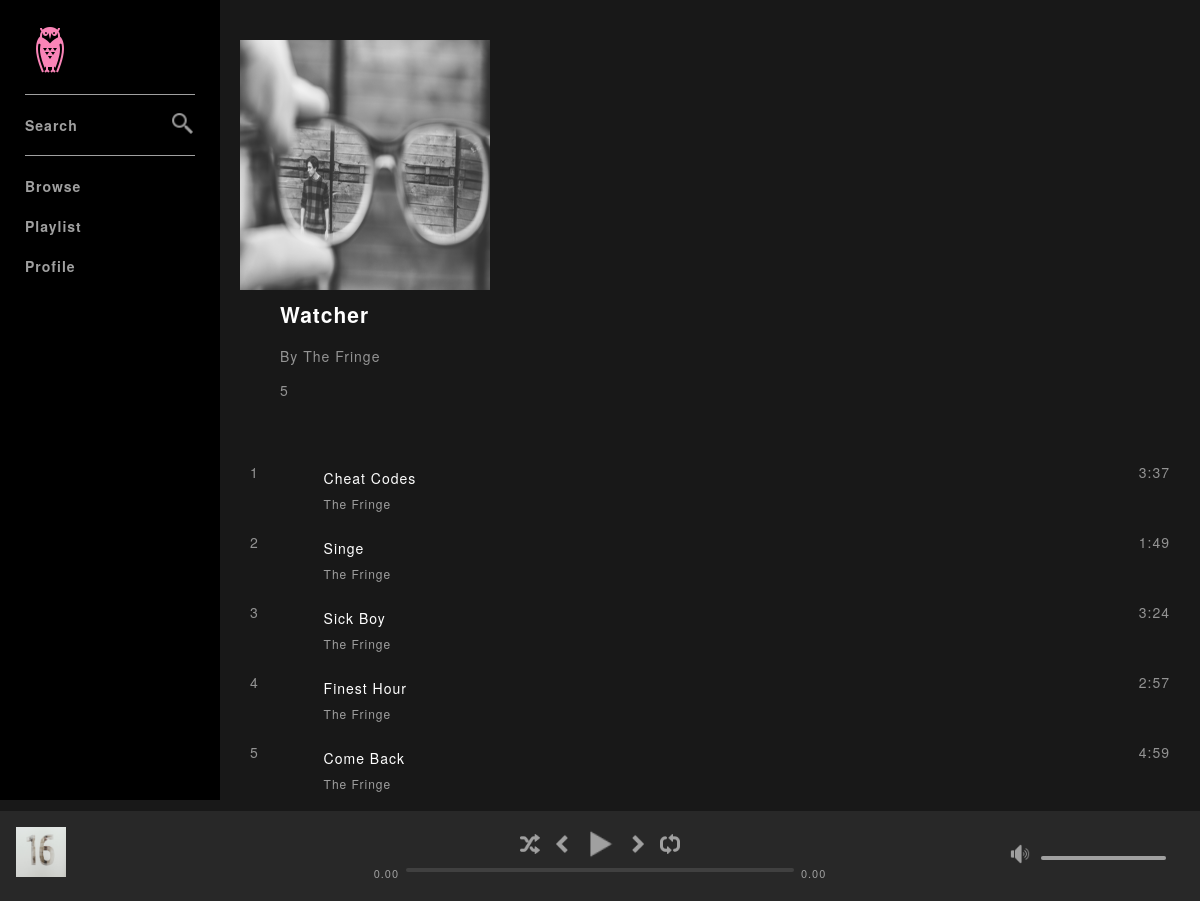
The page /album.php?id=1 (signed in) on the database its author committed.
### tables this page shows
CREATE TABLE `album` (
  `id` int(11) NOT NULL,
  `title` varchar(250) NOT NULL,
  `artist` int(11) NOT NULL,
  `genre` int(11) NOT NULL,
  `artworkPath` varchar(500) NOT NULL
);

CREATE TABLE `artist` (
  `id` int(11) NOT NULL,
  `name` varchar(50) NOT NULL
);

CREATE TABLE `song` (
  `id` int(11) NOT NULL,
  `title` varchar(250) NOT NULL,
  `artist` int(11) NOT NULL,
  `album` int(11) NOT NULL,
  `genre` int(11) NOT NULL,
  `duration` varchar(8) NOT NULL,
  `path` varchar(500) NOT NULL,
  `albumOrder` int(11) NOT NULL,
  `plays` int(11) NOT NULL
);

### includes/classes/Album.php (called while the page is built, shortened)
<?php
class Album
{
    private $con;
    private $id;
    private $title;
    private $artistId;
    private $artworkPath;
    public function __construct($con, $id)
      {
          $this->con = $con;
          $this->id = $id;
          $query = mysqli_query($this->con, "SELECT * FROM album WHERE id = '$this->id'");
          $album = mysqli_fetch_array($query);
          $this->title = $album['title'];
          $this->artistId = $album['artist'];
          $this->artworkPath = $album['artworkPath'];
      }
    public function getTitle() {
     return $this->title;
    }
    public function getArtist() {
     return new Artist($this->con, $this->artistId);
    }
    public function getArtwork() {
     return $this->artworkPath;
    }
    public function getNumberOfSongs() {
        $query = mysqli_query($this->con, "SELECT id FROM song WHERE album = '$this->id'");
        return mysqli_num_rows($query);
    }
    public function getSongIds() {
        $query = mysqli_query($this->con, "SELECT id FROM song WHERE album = '$this->id' ORDER BY albumOrder ASC");
        $array = array();
        while($row = mysqli_fetch_array($query)) {
            array_push($array, $row['id']);
        }
        return $array;
    }
}
?>

### includes/classes/Artist.php (called while the page is built)
<?php
class Artist
{
    private $con;
    private $id;
    public function __construct($con, $id)
      {
          $this->con = $con;
          $this->id = $id;
      }
    public function getName() {
      $query = mysqli_query($this->con, "SELECT name FROM artist WHERE id = '$this->id'");
      $artist = mysqli_fetch_array($query);
      return $artist['name'];
    }
}
?>

### includes/classes/Song.php (called while the page is built, shortened)
<?php
class Song
{
    private $con;
    private $title;
    private $artistId;
    private $duration;
    public function __construct($con, $id)
      {
          $this->con = $con;
          $this->id = $id;
          $query = mysqli_query($this->con, "SELECT * FROM song WHERE id = '$this->id'");
          $this->mysqliData = mysqli_fetch_array($query);
          $this->title = $this->mysqliData['title'];
          $this->artistId = $this->mysqliData['artist'];
          $this->duration = $this->mysqliData['duration'];
      }
    public function getTitle() {
     return $this->title;
    }
    public function getArtist() {
     return new Artist($this->con, $this->artistId);
    }
    public function getDuration() {
      return $this->duration;
     }
}
?>

### album.php (the view, shortened to what this page needs)
<?php include('includes/header.php');
include('includes/config.php');
if(isset($_GET['id'])) {
  $albumId = $_GET['id'];
} else {
  header("Location: index.php");
}
$album = new Album($con, $albumId);
$artist = $album->getArtist();
?>
<div class="entityInfo">
  <div class="leftSection">
    <img src="<?php echo $album->getArtwork(); ?>">
  </div>
  <div class="rightSection">
      <h2><?php echo $album->getTitle(); ?></h2>
      <p>By <?php echo $artist->getName(); ?></p>
      <p><?php echo $album->getNumberOfSongs(); ?></p>
  </div>
</div>
<div class="trackListContainer">
  <ul class="trackList">
    <?php
      $songIdArray = $album->getSongIds();
      $i = 1;
      foreach($songIdArray as $songId) {
        $albumSong = new Song($con, $songId);
        $albumArtist = $albumSong->getArtist();
        echo "<li class='trackListRow'>
          <div class='trackCount'>
            <img class='play' src='assets/icons/icons8-play.png' onclick='setTrack(\"" . $albumSong->getId() . "\", tempPlaylist, true)'>
            <span class='trackNumber'>$i</span>
          </div>
          <div class='trackInfo'>
            <span class='trackName'>" . $albumSong->getTitle() . "</span>
            <span class='artistName'>" . $albumArtist->getName() . "</span>
          </div>
          <div class='trackOptions'>
            <img class='optionsButton' src='assets/icons/icons8-more_filled.png'>
          </div>
          <div class='trackDuration'>
            <span class='duration'>" . $albumSong->getDuration() . "</span>
          </div>
        </li>";
          $i = $i + 1;
      }
    ?>
  </ul>
</div>
<?php include('includes/footer.php'); ?>

### assets/css/style.css (style rules this page uses)
* { font-family: "Helvetica Neue", Helvetica, Arial, sans-serif; color: #fff; letter-spacing: 1px; }
html, body { padding: 0; margin: 0; height: 100%; }
body { background-color: #181818; font-size: 14px; min-width: 720px; }
.trackInfo .trackName { margin: 6px 0; display: inline-block; width: 100%; }
.trackInfo .artistName { font-size: 12px; color: #a0a0a0; }
.entityInfo { padding: 40px 0 10px 0; display: inline-block; width: 100%; }
.entityInfo .leftSection { width: 30%; float: left; max-width: 250px; }
.leftSection img { max-width: 100%; }
.entityInfo .rightSection { width: 70%; float: left; padding: 5px 10px 5px 40px; }
.entityInfo h2 { margin-top: 0; }
.entityInfo .rightSection p { color: #939393; font-weight: 300; }
.trackList { padding: 0; }
.trackListRow { height: 40px; padding: 15px 10px; list-style: none; }
.trackListRow span { color: #939393; font-weight: 300; }
.trackListRow .trackCount { width: 8%; float: left; }
.trackListRow .trackCount span { visibility: visible; }
.trackListRow .trackInfo { width: 75%; float: left; }
.trackListRow .trackInfo span { display: block; }
.trackListRow .trackOptions { width: 5%; float: left; text-align: right; }
.trackListRow .trackDuration { width: 12%; float: left; text-align: right; }
.trackListRow .trackInfo .trackName { color: #fff; margin-bottom: 7px; }

### rows shown on the page
album: artworkPath (picture), title "Watcher"
artist: name "The Fringe"
song: title "Cheat Codes", artist.name "The Fringe", duration "3:37"
song: title "Singe", artist.name "The Fringe", duration "1:49"
song: title "Sick Boy", artist.name "The Fringe", duration "3:24"
song: title "Finest Hour", artist.name "The Fringe", duration "2:57"
song: title "Come Back", artist.name "The Fringe", duration "4:59"

### other values the page prints
$album->getNumberOfSongs() "5"
